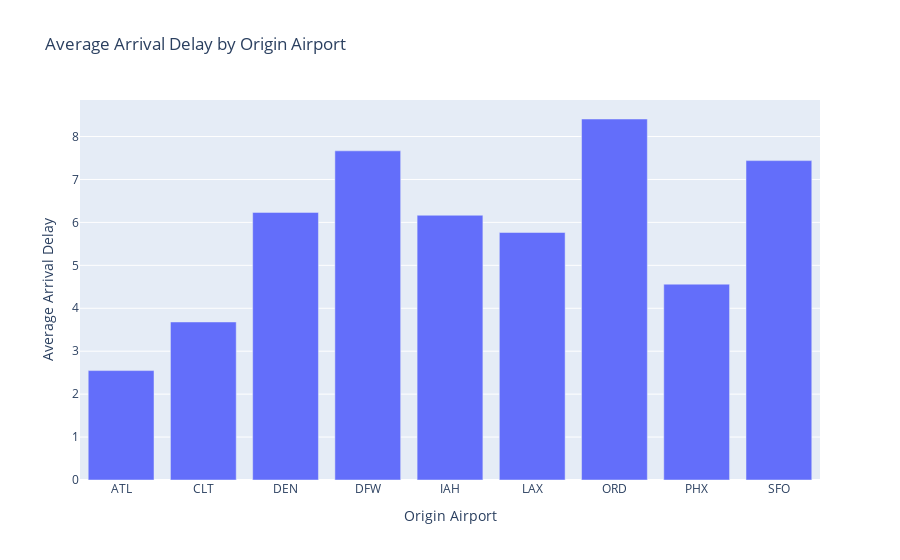

This figure's notebook cell:
### Code cell
avg_delay_by_origin = data.groupby('Origin')['ArrDelay'].mean().reset_index()

bar_plot = px.bar(avg_delay_by_origin, x='Origin', y='ArrDelay', title='Average Arrival Delay by Origin Airport')
bar_plot.update_layout(xaxis_title='Origin Airport', yaxis_title='Average Arrival Delay')

bar_plot.show()

### Figure 1 — Plotly figure (JSON) as saved in the notebook; plotly's stock layout.template omitted (floating-point values rounded to 4 significant figures)
{"data": [{"hovertemplate": "Origin=%{x}<br>ArrDelay=%{y}<extra></extra>", "legendgroup": "", "marker": {"color": "#636efa", "pattern": {"shape": ""}}, "name": "", "orientation": "v", "showlegend": false, "textposition": "auto", "type": "bar", "x": ["ATL", "CLT", "DEN", "DFW", "IAH", "LAX", "ORD", "PHX", "SFO"], "xaxis": "x", "y": [2.548, 3.681, 6.233, 7.667, 6.167, 5.765, 8.408, 4.562, 7.439], "yaxis": "y"}], "layout": {"barmode": "relative", "legend": {"tracegroupgap": 0}, "title": {"text": "Average Arrival Delay by Origin Airport"}, "xaxis": {"anchor": "y", "domain": [0, 1], "title": {"text": "Origin Airport"}}, "yaxis": {"anchor": "x", "domain": [0, 1], "title": {"text": "Average Arrival Delay"}}}}
